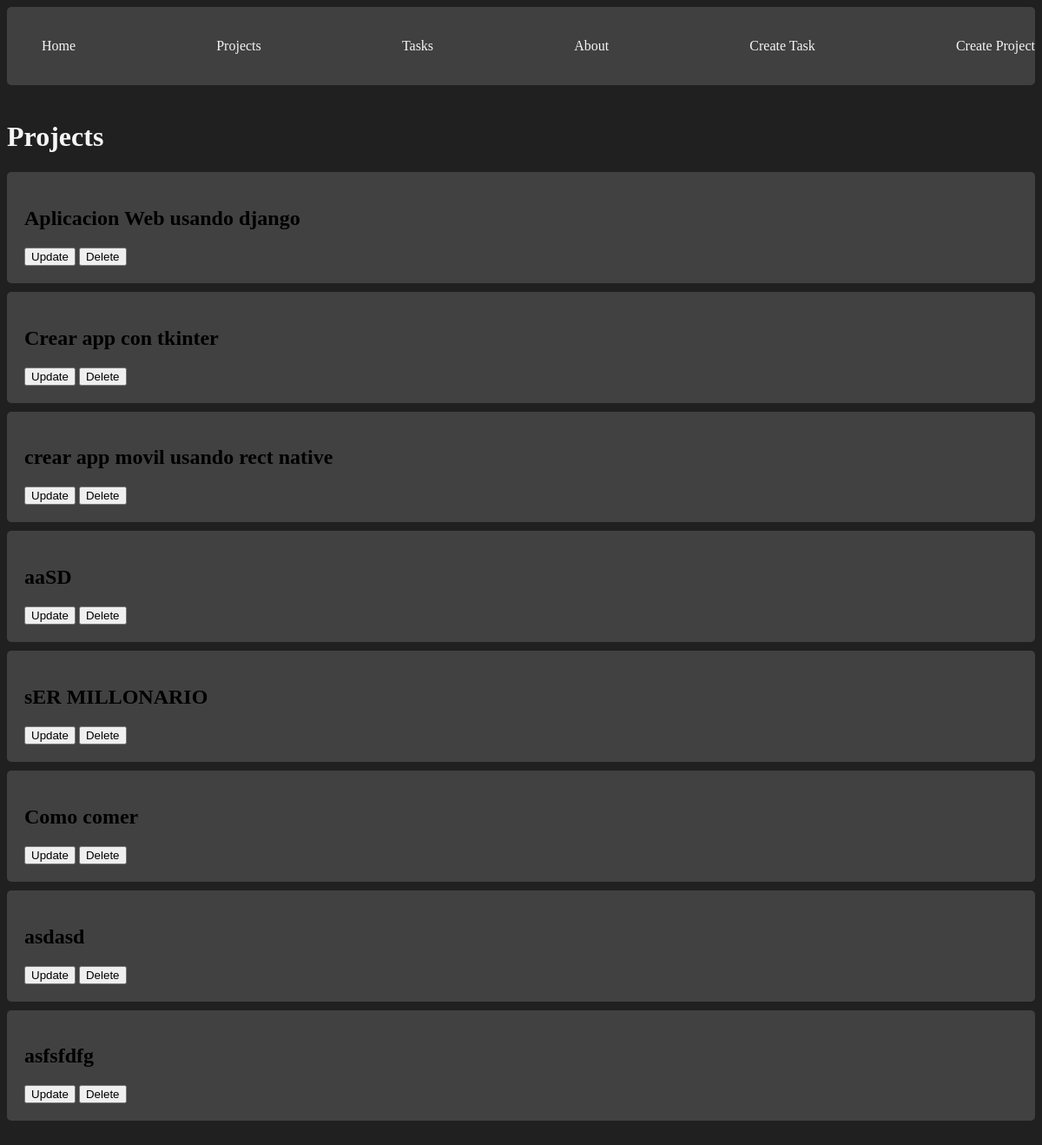
/projects/, run on the app's committed database.
### myapp/models.py (models this page shows, shortened)
class Project(models.Model):
    name = models.CharField(max_length=200)
    done = models.BooleanField(default=False)

### myapp/views.py (the view)
# urls.py: path('projects/', views.projects, name= "projects"),
def projects(request):
    projects = Project.objects.all()
    return render(request, 'projects/projects.html', {
        'projects': projects
    })

### myapp/templates/projects/projects.html (shortened to what this page needs)
{% extends 'layouts/base.html' %}
{% block content %}
    <h1>Projects</h1>
    {% for project in projects  %}
        <article class= "card">
            <a href="/projects/{{project.id}}""><h2>{{ project.name }}</h2></a>
            <button>Update</button>
            <button>Delete</button>
        </article>
    {% endfor %}
{% endblock %}

### myapp/static/styles/main.css (style rules this page uses)
body { background: #202020; color: whitesmoke; }
.card { background: #414141; padding: 20px; border-radius: 5px; margin: 10px 0; color: #202020; }
.card a { text-decoration: none; color: #000; }

### data on the page
Project: name "Aplicacion Web usando django"
Project: name "Crear app con tkinter"
Project: name "crear app movil usando rect native"
Project: name "aaSD"
Project: name "sER MILLONARIO"
Project: name "Como comer"
Project: name "asdasd"
Project: name "asfsfdfg"
